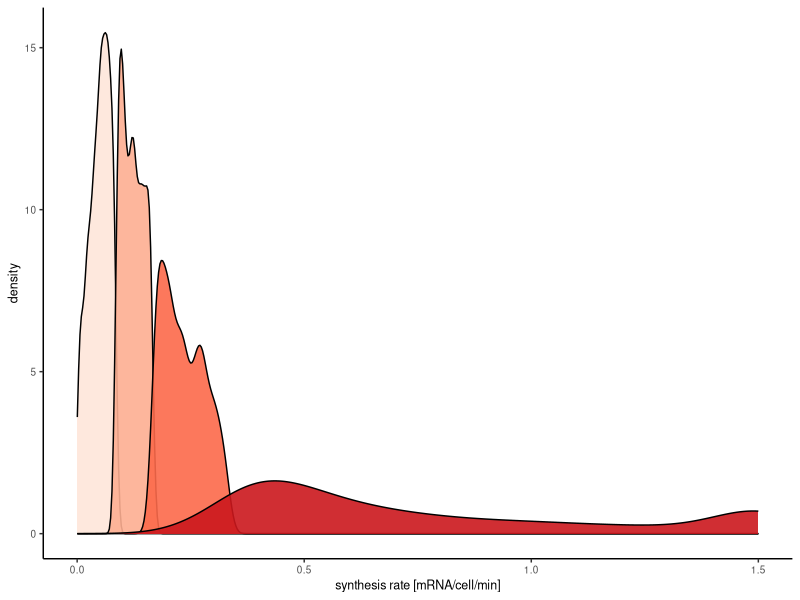

Write the R code that produced this figure. (Note: this script raises an error after producing the figure.)
rm(list = ls())

library(tidyverse)
library(RColorBrewer)

# upload synthesis rates (crop values above 1.5 for plotting)
# get quartiles
synthesisRates = read.csv("data/synthesisRates.csv") %>% 
  mutate(cropped = ifelse(synthesis_perCell_perMin > 1.5, 1.5, synthesis_perCell_perMin))%>% 
  mutate(quartile = factor(ntile(cropped, 4)))

# plot density plot of quartiles
p = ggplot(synthesisRates, aes(x = cropped, fill = quartile))
p + geom_density(color = "black", alpha = 0.9) +
  theme_classic() +
  xlab("synthesis rate [mRNA/cell/min]") +
  ylab("density") +
  theme(panel.background = element_rect(fill = "transparent"), # bg of the panel
        plot.background = element_rect(fill = "transparent", color = NA),
        text = element_text(size=9),
        legend.position = "none",
        panel.grid.major = element_blank(), 
        panel.grid.minor = element_blank()) +
  scale_fill_brewer(palette = "Reds")
ggsave("figures/panels/fig3/synthesisRates_quartiles.pdf", width = 5, height = 4, units = "cm")
